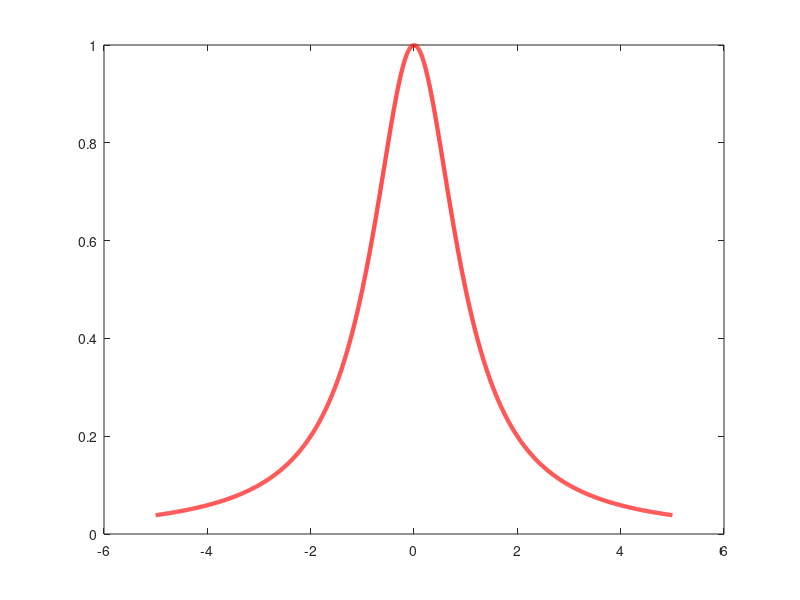

Write the MATLAB code that produced this figure. (Note: this script raises an error after producing the figure.)
clear; clc; close all;

% list of colors for the plots
global plot_colors = [1 0 0; 0 0.6 0; 0 0 0; 0.5 0.5 1; 0.97 0.65 0; 0.52 0.53 0.34];
global current_plt = 1;
global legend_info = {};

function y = runge(x)
    y = 1 ./ (1 + x.^2);
end

function y = chebyshev_nodes(n)
    y = 1:n;

    num = (n - y + 0.5) .* pi;
    y = 5 .* cos(num ./ n);
end

function plot_func(f, label, linestyle='--')
    % plots a function `f`. Each call to this function uses a different color for the plot

    global plot_colors;
    global current_plt;
    global legend_info;

    x = -5:0.001:5;
    p = plot(x, f(x), 'Color', plot_colors(current_plt,:), 'linestyle', linestyle);
    set( p(1), 'linewidth', 3 );
    legend_info{current_plt} = label;

    current_plt++;
    hold on;
end


% plots the runge function
plot_func(@runge, 'runge', '-');

% builds and plots newton polynomials for each degree
degrees = [4 8 12 16];
for degree = degrees
    x = linspace(-5, 5, degree+1);
    assert(size(x) == [1 degree+1]);

    p = newton(x, runge(x));
    plot_func(p, strcat('grado ', num2str(degree)) );
end

% sets plot legends
legend(legend_info);

%-----------------------------------------------------------------------------


hold off;
current_plt = 1;
legend_info = {};

% plots the runge function
plot_func(@runge, 'runge', '-');

% builds and plots newton polynomials for each degree
degrees = [4 8 12 16];
for degree = degrees
    x = chebyshev_nodes(degree+1);
    assert(size(x) == [1 degree+1]);

    p = newton(x, runge(x));
    plot_func(p, strcat('grado ', num2str(degree)) );
end

% sets plot legends
legend(legend_info);
